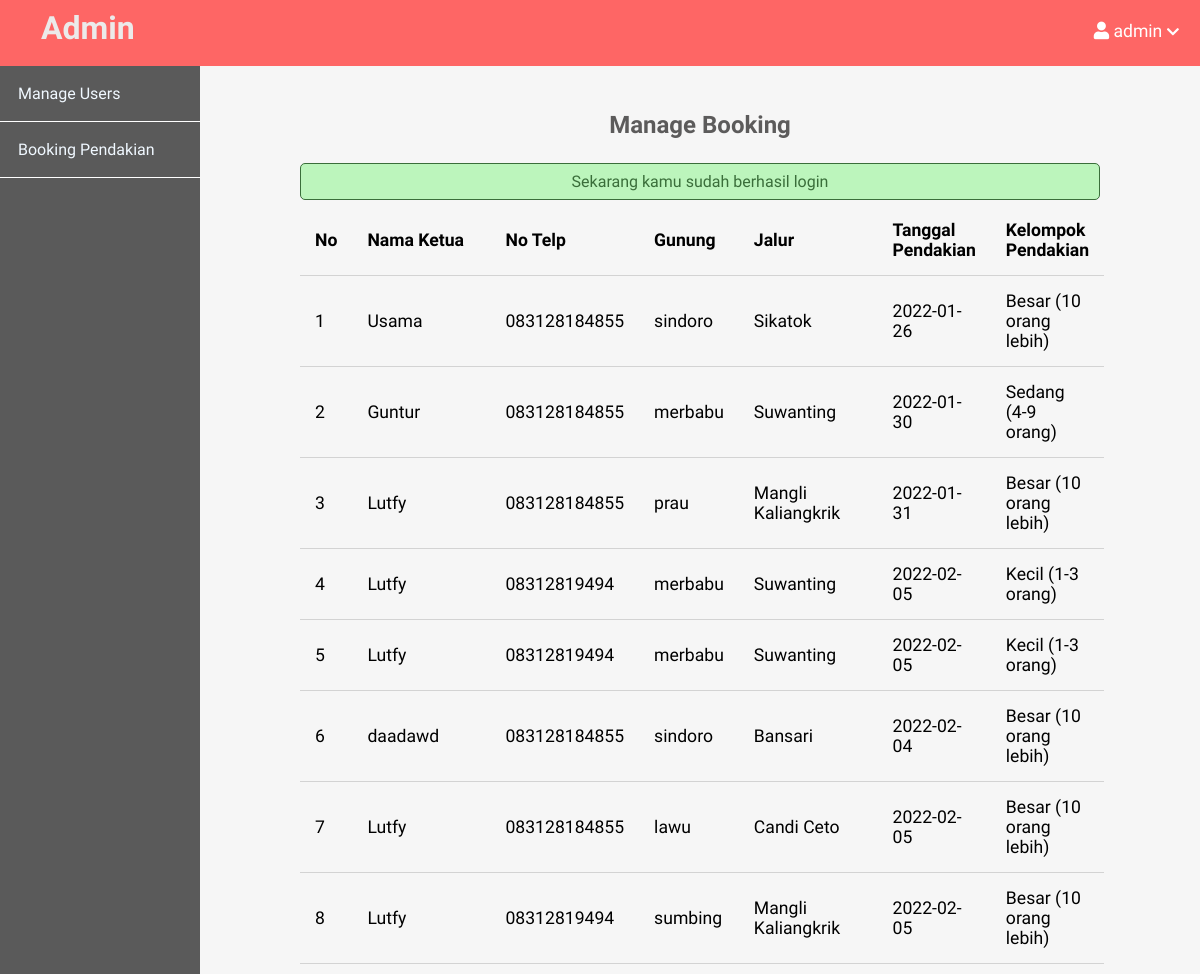
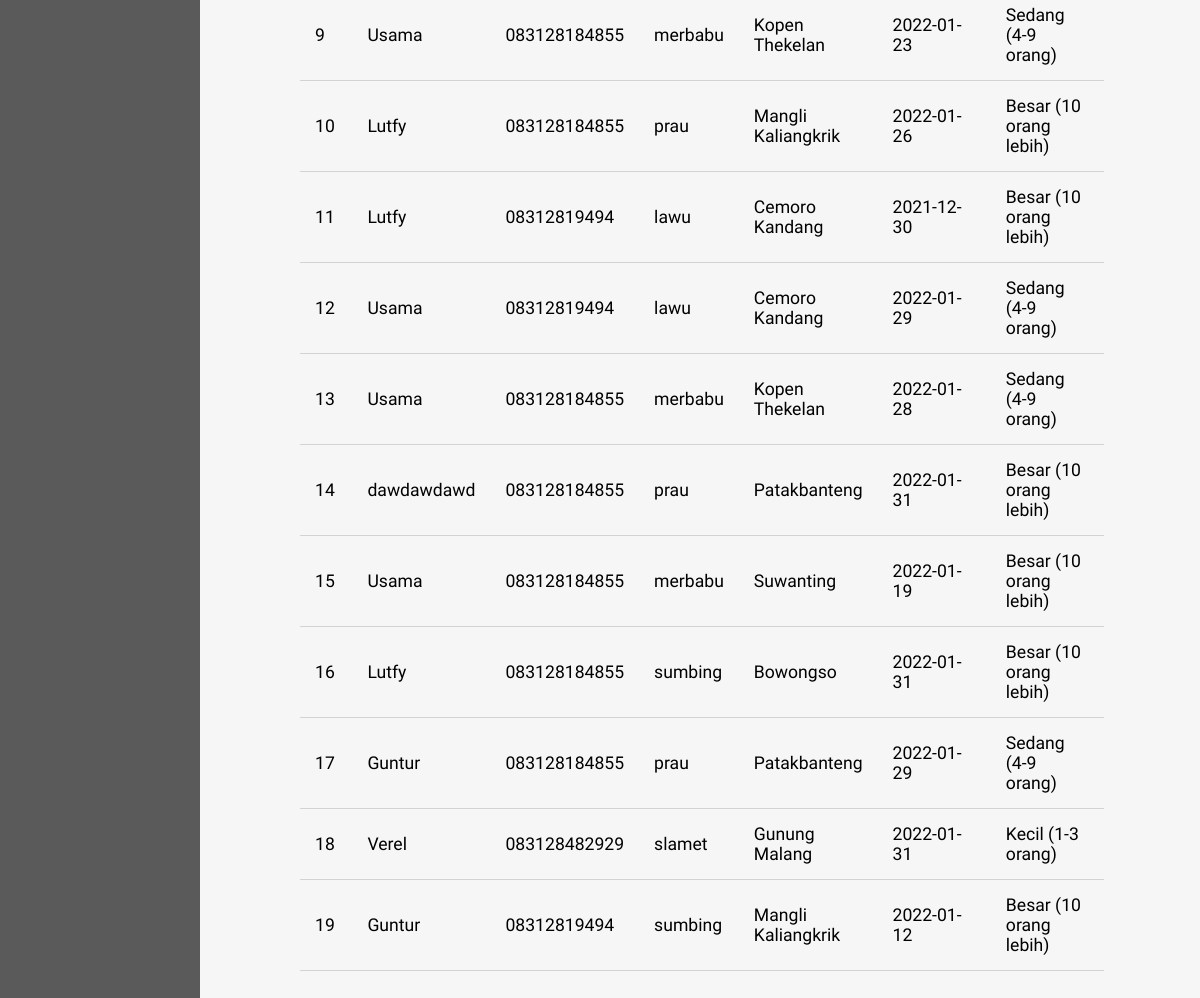
The app's page /admin/booking/index.php (signed in) with its own data (2 pictures, top to bottom).
### tables this page shows
CREATE TABLE `booking` (
  `id` int(11) NOT NULL,
  `username` varchar(255) NOT NULL,
  `nama_ketua` varchar(55) NOT NULL,
  `no_telp` varchar(15) NOT NULL,
  `pilih_gunung` varchar(55) NOT NULL,
  `pilih_jalur` varchar(55) NOT NULL,
  `tgl_pendakian` date NOT NULL,
  `kelompok_pendakian` varchar(55) NOT NULL
);

### admin/booking/index.php (the view, shortened to what this page needs)
<!DOCTYPE html>
<html lang="en">
    <head>
        <link rel="stylesheet"
            href="https://use.fontawesome.com/releases/v5.7.2/css/all.css"
>
        <link rel="stylesheet" href="../../assets/css/admin/style.css">
        <link rel="stylesheet" href="../../assets/css/admin/admin.css">
    </head>
    <body>
    <?php include(ROOT_PATH . "/app/includes/adminHeader.php"); ?>
        <div class="admin-wrapper">
        <?php include(ROOT_PATH . "/app/includes/adminSidebar.php"); ?>
            <div class="admin-content">
                <div class="content">
                    <h2 class="page-title">Manage Booking</h2>
                    <?php include(ROOT_PATH . "/app/includes/messages.php"); ?>
                     <table>
                        <thead>
                            <th>No</th>
                            <th>Nama Ketua</th>
                            <th>No Telp</th>
                            <th>Gunung</th>
                            <th>Jalur</th>
                            <th>Tanggal Pendakian</th>
                            <th>Kelompok Pendakian</th>
                        </thead>
                        <tbody>
                            <?php
                            require'../../app/database/connect.php';
                            $no =1;
                            $query=mysqli_query($conn, "SELECT * FROM booking")or die(mysqli_error());
                            while($data=mysqli_fetch_array($query)):
                           ?>
                                <tr>
                                    <td><?php echo $no; ?></td>
                                    <td><?= $data['nama_ketua']?></td>
                                    <td><?= $data['no_telp']?></td>
                                    <td><?= $data['pilih_gunung']?></td>
                                    <td><?= $data['pilih_jalur']?></td>
                                    <td><?= $data['tgl_pendakian']?></td>
                                    <td><?= $data['kelompok_pendakian']?></td>
                                </tr>
                            <?php $no++; endwhile; ?>
                        </tbody>
                    </table>
                </div>
            </div>
        </div>
    </body>
</html>

### app/includes/adminHeader.php (shortened to what this page needs)
<header>
    <a class="logo" href="<?php echo BASE_URL . '/index.php'; ?>">
        <h1 class="logo-text"><span>Admin</h1>
    </a>
    <ul class="nav">
        <?php if (isset($_SESSION['username'])): ?>
            <li>
                <a href="#">
                    <i class="fa fa-user"></i>
                    <?php echo $_SESSION['username']; ?>
                    <i class="fa fa-chevron-down" style="font-size: .8em;"></i>
                </a>
            </li>
        <?php endif; ?>
    </ul>
</header>

### app/includes/adminSidebar.php
<div class="left-sidebar">
    <ul>
         <li><a href="<?php echo BASE_URL . '/admin/users/index.php'; ?>">Manage Users</a></li>
         <li><a href="<?php echo BASE_URL . '/admin/booking/index.php'; ?>">Booking Pendakian</a></li>
    </ul>
</div>

### app/includes/messages.php (shortened to what this page needs)
<?php if(isset($_SESSION['message'])): ?>
  <div class="msg <?php echo $_SESSION['type']; ?>">
    <li><?php echo $_SESSION['message']; ?></li>
  </div>
<?php endif; ?>

### assets/css/admin/style.css (style rules this page uses)
* { box-sizing: border-box; }
html, body { height: 100%; padding: 0px; margin: 0px; background: #f6f6f6; font-family: "Dosis", sans-serif; }
h1, h2, h3, h4, h5, h6 { font-family: "Dosis", sans-serif; color: #5c5b5b; margin: 5px; }
a { text-decoration: none; color: inherit; }
.msg { width: 100%; margin: 5px auto; padding: 8px; border-radius: 5px; list-style: none; }
.success { color: #3a6e3a; border: 1px solid #3a6e3a; background: #bcf5bc; }
.success li { text-align: center; }
header { background: #008489; height: 66px; }
header * { color: white; }
header .logo { float: left; height: inherit; margin-left: 2em; }
header .logo-text { margin: 9px; font-family: "Dosis", sans-serif; }
header .logo-text span { color: #eceaea; }
header ul { float: right; margin: 0px; padding: 0px; list-style: none; }
header ul li { float: left; position: relative; }
header ul li a { display: block; padding: 21px; font-size: 1.1em; text-decoration: none; }

### assets/css/admin/admin.css (style rules this page uses)
header { background:#fe6665; }
.admin-wrapper { display: flex; height: calc(100% - 66px); }
.admin-wrapper .left-sidebar { flex: 2; height: 100%; background: #5a5a5a; }
.admin-wrapper .left-sidebar ul { list-style: none; margin: 0px; padding: 0px; color: aliceblue; }
.admin-wrapper .left-sidebar ul li a { padding: 18px; display: block; border-bottom: 1px solid white; }
.admin-wrapper .admin-content { flex: 8; height: 100%; padding: 40px 100px 100px; overflow-y: scroll; }
.admin-content .page-title { text-align: center; margin-bottom: 1.5rem; }
table { width: 100%; border-collapse: collapse; font-size: 1.1rem; }
th, td { padding: 15px; text-align: left; border-bottom: 1px solid #d3d3d3; }

### records on screen
booking: nama_ketua "Usama", no_telp "083128184855", pilih_gunung "sindoro", pilih_jalur "Sikatok", tgl_pendakian "2022-01-26", kelompok_pendakian "Besar (10 orang lebih)"
booking: nama_ketua "Guntur", no_telp "083128184855", pilih_gunung "merbabu", pilih_jalur "Suwanting", tgl_pendakian "2022-01-30", kelompok_pendakian "Sedang (4-9 orang)"
booking: nama_ketua "Lutfy", no_telp "083128184855", pilih_gunung "prau", pilih_jalur "Mangli Kaliangkrik", tgl_pendakian "2022-01-31", kelompok_pendakian "Besar (10 orang lebih)"
booking: nama_ketua "Lutfy", no_telp "08312819494", pilih_gunung "merbabu", pilih_jalur "Suwanting", tgl_pendakian "2022-02-05", kelompok_pendakian "Kecil (1-3 orang)"
booking: nama_ketua "Lutfy", no_telp "08312819494", pilih_gunung "merbabu", pilih_jalur "Suwanting", tgl_pendakian "2022-02-05", kelompok_pendakian "Kecil (1-3 orang)"
booking: nama_ketua "daadawd", no_telp "083128184855", pilih_gunung "sindoro", pilih_jalur "Bansari", tgl_pendakian "2022-02-04", kelompok_pendakian "Besar (10 orang lebih)"
booking: nama_ketua "Lutfy", no_telp "083128184855", pilih_gunung "lawu", pilih_jalur "Candi Ceto", tgl_pendakian "2022-02-05", kelompok_pendakian "Besar (10 orang lebih)"
booking: nama_ketua "Lutfy", no_telp "08312819494", pilih_gunung "sumbing", pilih_jalur "Mangli Kaliangkrik", tgl_pendakian "2022-02-05", kelompok_pendakian "Besar (10 orang lebih)"
booking: nama_ketua "Usama", no_telp "083128184855", pilih_gunung "merbabu", pilih_jalur "Kopen Thekelan", tgl_pendakian "2022-01-23", kelompok_pendakian "Sedang (4-9 orang)"
booking: nama_ketua "Lutfy", no_telp "083128184855", pilih_gunung "prau", pilih_jalur "Mangli Kaliangkrik", tgl_pendakian "2022-01-26", kelompok_pendakian "Besar (10 orang lebih)"
booking: nama_ketua "Lutfy", no_telp "08312819494", pilih_gunung "lawu", pilih_jalur "Cemoro Kandang", tgl_pendakian "2021-12-30", kelompok_pendakian "Besar (10 orang lebih)"
booking: nama_ketua "Usama", no_telp "08312819494", pilih_gunung "lawu", pilih_jalur "Cemoro Kandang", tgl_pendakian "2022-01-29", kelompok_pendakian "Sedang (4-9 orang)"
booking: nama_ketua "Usama", no_telp "083128184855", pilih_gunung "merbabu", pilih_jalur "Kopen Thekelan", tgl_pendakian "2022-01-28", kelompok_pendakian "Sedang (4-9 orang)"
booking: nama_ketua "dawdawdawd", no_telp "083128184855", pilih_gunung "prau", pilih_jalur "Patakbanteng", tgl_pendakian "2022-01-31", kelompok_pendakian "Besar (10 orang lebih)"
booking: nama_ketua "Usama", no_telp "083128184855", pilih_gunung "merbabu", pilih_jalur "Suwanting", tgl_pendakian "2022-01-19", kelompok_pendakian "Besar (10 orang lebih)"
booking: nama_ketua "Lutfy", no_telp "083128184855", pilih_gunung "sumbing", pilih_jalur "Bowongso", tgl_pendakian "2022-01-31", kelompok_pendakian "Besar (10 orang lebih)"
booking: nama_ketua "Guntur", no_telp "083128184855", pilih_gunung "prau", pilih_jalur "Patakbanteng", tgl_pendakian "2022-01-29", kelompok_pendakian "Sedang (4-9 orang)"
booking: nama_ketua "Verel", no_telp "083128482929", pilih_gunung "slamet", pilih_jalur "Gunung Malang", tgl_pendakian "2022-01-31", kelompok_pendakian "Kecil (1-3 orang)"
booking: nama_ketua "Guntur", no_telp "08312819494", pilih_gunung "sumbing", pilih_jalur "Mangli Kaliangkrik", tgl_pendakian "2022-01-12", kelompok_pendakian "Besar (10 orang lebih)"

### other values on screen
$_SESSION['username'] "admin"
$_SESSION['message'] "Sekarang kamu sudah berhasil login"
